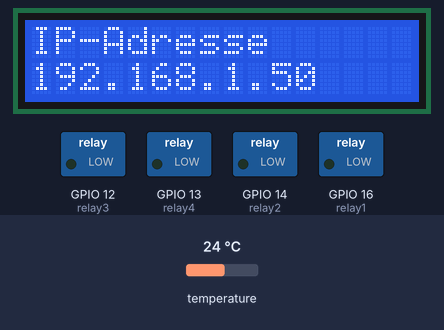
A sketch run on a simulated ESP8266 (NodeMCU). Shown: 16×2 character LCD, switched loads named in the sketch (green lamp = pin HIGH). Wiring (inferred from the names in the program): DS3231 clock at I2C address 0x68. The inputs (shaded band) are chosen by the test bench; at power-on: temperature 24 °C. WiFi joins after 1.5 s; servers stay silent unless stated; network time is answered at once with the bench clock; the local clock reads 2024-03-15 10:24:30 at power-on unless the sketch sets it; what the sketch prints to the serial monitor is not drawn.

Above: at 7.7 s.
At 13.8 s:
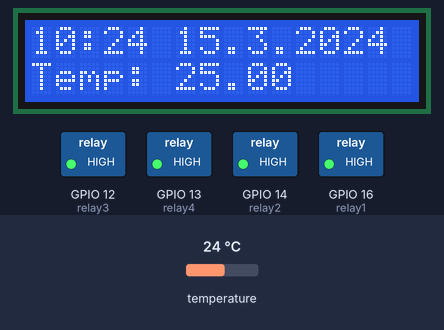
13.9 s: temperature set to 22.5 °C
At 20.4 s:
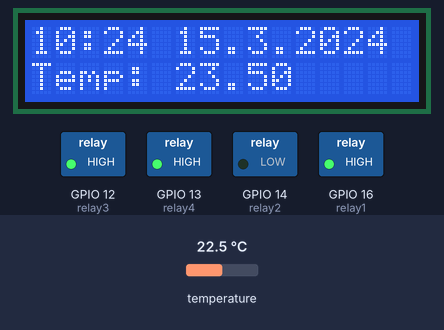
20.7 s: temperature set to 12 °C
At 25.5 s:
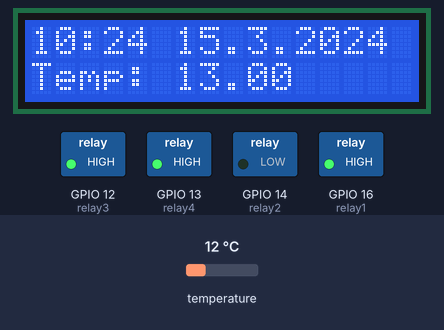
32.4 s: temperature set to 19 °C
At 37.8 s:
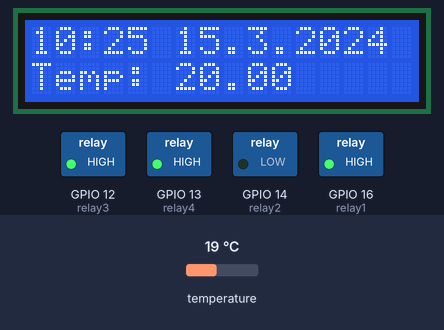
Timing chart, 0 to 39.2 s (numbered marks = the images above; inputs shaded):
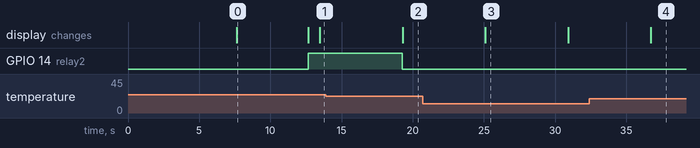

Measured:
- the behaviour switches between 23 and 22.9 °C on temperature (found by bisection; images 1 and 2)
- after the input at 13.9 s, GPIO 14 (relay2): HIGH → LOW after 5.4 s; the display: changes after 5.4 s (image 2)
- after the input at 20.7 s, the display: changes after 4.4 s (image 3)
- after the input at 32.4 s, the display: changes after 4.3 s (image 4)
- what the display in image 0 shows lasts 5.1 s, from 7.6 s to 12.7 s
- what the display in image 3 shows lasts 5.8 s, from 25.1 s to 30.9 s

The sketch:

NodeAQ.ino
```cpp
/*----------NodeAQ-Aquarium-Controller
 *Programmiert durch Pascal
 *Link zu Github https://github.com/puchtuning/NodeAQ-Controller
 *Für den Privaten Gebrauch frei Nutzbar!
 *Programmiert für NodeMCU V1.0/ESP8266MOD
 *--Chanchelog

  - V1-0 -Freigabe
  - V1-3 - Integration MySQL API
  - V1-3-1 - Bug fixes
  - V1-4 - RTC Sync mit NTP
  - V1-6 - MQTT Support, Anpassung Webinterface

*/

//-Einstellungen für Aquarien (Bitte Anpassen)
// W-Lan Konfiguration
const char* ssid = "SSID";
const char* password = "PASSWD";

// AQ-Controller Werte
String aq_1_main_light_on = "12:00";
String aq_1_main_light_off = "21:00";
String aq_1_main_co2_on = "10:30";
String aq_1_main_co2_off = "21:00";
String aq_1_temp = "24";

// Webinterface
String AQNAME = "NODEAQ";

// MYSQL API Infos
String USE_API = "FALSE"; //TRUE -> nutzt die API Funktion / FALSE -> nutzt die API Funktion nicht
String Controller_ID = "NODEAQ";
int api_call_freq = 180;  //Default Value = 180 -> 15 Minuten

// MQTT Client Infos
String USE_MQTT = "FALSE"; //TRUE -> nutzt die MQTT Funktion / FALSE -> nutzt die MQTT Funktion nicht
int mqtt_call_freq = 12;  //Default Value = 12 -> 1 Minute

const char broker[] = "MQTTBrokerAdresse";
int        port     = 1883;
const char topic[]  = "TOPIC";

const long interval = 1000;
unsigned long previousMillis = 0;


//----------Start des Programms
// Definition der Pins für die Relays
int relay1 = 16; // D0 - Licht Aquarium 1
int relay2 = 14; // D5 - Heizung Aquarium 1
int relay3 = 12; // D6 - CO2 Aquarium 1
int relay4 = 13; // D7 - Frei
// Temperatursensoren DS18B20 werden an Pin D4 angeschlossen


int setRTC = 0;


// Definiert die zu importierenden Libarys
#include <ESP8266WiFi.h>
#include <ESP8266HTTPClient.h>
#include <WiFiUdp.h>
#include <NTPClient.h>
#include <time.h>
#include <DallasTemperature.h>
#include <OneWire.h>
#include <Wire.h>
#include <LiquidCrystal_I2C.h>
#include <ArduinoMqttClient.h>
#include <ArduinoJson.h>


#define DS3231_I2C_ADDRESS 0x68 //Adresse des RTC Boards


// Inizialisieren des OneWireBus
#define ONE_WIRE_BUS 2 //Definiert den D4 Pin als OneWire Bus
OneWire oneWire(ONE_WIRE_BUS);
DallasTemperature sensors(&oneWire); // èbergibt die OneWire Referenz zur Dallas Libary

// Inizialisieren des NTP Clients
WiFiUDP ntpUDP;
NTPClient timeClient(ntpUDP, "0.ch.pool.ntp.org", 3600, 60000); //Einstellungen für die Zeitabfrage

//initialisiert das LCD Display
LiquidCrystal_I2C lcd(0x27, 2, 1, 0, 4, 5, 6, 7, 3, POSITIVE);


// Inizialisieren des Web-Servers
WiFiServer server(80); // Netzwerkport des Wevservers
WiFiClient client;


// Inizalisiert den MQTT Client
MqttClient mqttClient(client);


// Allgemeine Variabeln
String aq_light1_status = "";
String aq_heater1_status = "";
String aq_co21_status = "";
String aq_sen1_temp = "";
String aq_rtc_status = "";

String loctime = "";
String locdate = "";
String timestamp = "";

int loopcounter1 = api_call_freq;
int loopcounter2 = mqtt_call_freq;

void setup() {

  lcd.begin(16,2); //Initalisiert das Display 16x2 Pixel
  DisplayFunction("Welcome to ", 0, "NodeAQ", 0);
  delay(5000);

  Serial.begin(115200); // Startet die Serielle Ausgabe mit der Baudrate 115200

  Network(); // Startet die WiFi Verbindung und Web-Server

  Wire.begin(); //Startet den I2C Bus
  sensors.begin(); // Startet das Auslesen der Temp Sensoren


  DisplayFunction("IP-Adresse", 0, WiFi.localIP().toString(), 0);

  if(USE_MQTT == "TRUE"){
      ConnectMQTT(); //Verbindet den MQTT Client
  }

  timeClient.begin(); // Startet den NTP Client
  timeClient.setTimeOffset(3600); // Zeit Offset auf GMT+2
  setRTCfromNPT(); // Synchronisiert die RTC Zeit mit der NTP Zeit

  delay(5000);
  lcd.clear();

  // Definition der Ausgangspins
  pinMode(relay1, OUTPUT);
  pinMode(relay2, OUTPUT);
  pinMode(relay3, OUTPUT);
  pinMode(relay4, OUTPUT);


  // Schaltet die Relays Aus
  digitalWrite(relay1, HIGH);
  digitalWrite(relay2, HIGH);
  digitalWrite(relay3, HIGH);
  digitalWrite(relay4, HIGH);


}

void loop() {


  // Aqtualisiert die Zeit
  SyncTime();
  if(loctime == "00:00" && setRTC == 0){
    setRTCfromNPT();
    aq_rtc_status = "RTC in sync with NTP";
    setRTC = setRTC +1;
  }
  else if(loctime == "00:00" && setRTC == 1){
    aq_rtc_status = "RTC already synced";
  }
  else{
    aq_rtc_status = "Next sync at midnight";
    setRTC = 0;
  }


  // Aqtualisiert die Temperatur
  sensors.requestTemperatures();                // Startet die Temperatur Abfrage
  String aq_sen1_temp = String(sensors.getTempCByIndex(0)+1); // Liest die Temperatur vom ersten Sensor aus
  float aq_sen1_temp_float = sensors.getTempCByIndex(0)+1;


  // AQ_Mainlight Steuerung
  if(aq_1_main_light_on < loctime && aq_1_main_light_off > loctime){
    aq_light1_status = "An";
    digitalWrite(relay1, LOW);
  }
  else{
    aq_light1_status = "Aus";
    digitalWrite(relay1, HIGH);
  }


  // CO2 Steuerung
  if(aq_1_main_co2_on < loctime && aq_1_main_co2_off > loctime){
    aq_co21_status = "An";
    digitalWrite(relay3, LOW);
  }
  else{
    aq_co21_status = "Aus";
    digitalWrite(relay3, HIGH);
  }


  // AQ_Temp Steuerung
  if(aq_1_temp > aq_sen1_temp && aq_sen1_temp > "1"){
    aq_heater1_status = "An";
    digitalWrite(relay2, LOW);
  }
  else if(aq_sen1_temp < "0"){
    aq_heater1_status = "Sensor Error!";
    digitalWrite(relay2, HIGH);
  }
  else{
    aq_heater1_status = "Aus";
    digitalWrite(relay2, HIGH);
  }


  //Serial Print Out
  Serial.println("-------------------");
  Serial.println("---AQ-Controller---");
  Serial.println(timestamp);
  SerialPrint("Temperatur: ",aq_sen1_temp);
  SerialPrint("Beleuchtung: ",aq_light1_status);
  SerialPrint("Heizung: ",aq_heater1_status);
  SerialPrint("CO2 Zufuhr: ",aq_co21_status);
  SerialPrint("RTC Status: ",  aq_rtc_status);


  //Informationsübergabe an den Web-Server
  HTML(aq_sen1_temp, aq_light1_status,aq_heater1_status,aq_co21_status,AQNAME); // Verlinkung auf HTML Tab und Void Function

  //Informationsübergabe an das LCD Display
  DisplayFunction("" + timestamp, 0, "Temp: " + aq_sen1_temp, 0);

  //Informationsübergabe an den MYSQL API
  if(USE_API == "TRUE"){
    if(api_call_freq == loopcounter1){
      mysql_api(Controller_ID,loctime,locdate,aq_sen1_temp, aq_light1_status,aq_heater1_status,aq_co21_status); // Verlinkung auf HTML Tab und Void Function
      loopcounter1 = 0;
    }
    loopcounter1 = loopcounter1 + 1;
    SerialPrint("API Loop: ",String(loopcounter1));
  }

  //Informationsübergabe an den MQTTClient
  if(USE_MQTT == "TRUE"){
    if(mqtt_call_freq == loopcounter2){
      SendMQTT(aq_sen1_temp_float, aq_light1_status,aq_heater1_status,aq_co21_status); // Verlinkung auf HTML Tab und Void Function
      loopcounter2 = 0;
    }
    loopcounter2 = loopcounter2 + 1;
    SerialPrint("MQTT Loop: ",String(loopcounter2));
  }
  Serial.println("-------------------");
  Serial.println("");
  Serial.println("");
  Serial.println("");
  Serial.println("");


  delay(5000); //Allgemeines Delay damit der NodeMCU nicht durchdreht ;)

}
```

Funktionen.ino
```cpp
void Network(){

  // Connect to WiFi network
  Serial.print("Connecting to ");
  Serial.println(ssid);

  WiFi.begin(ssid, password);

  while (WiFi.status() != WL_CONNECTED) {
    delay(500);
    Serial.print(".");
  }
  Serial.println("");
  Serial.println("WiFi connected");

  // Start the server
  server.begin();
  Serial.println("Server started");

  // Print the IP address
  Serial.print("Server IP Adress: ");
  Serial.print(WiFi.localIP());

  String ipaddress = WiFi.localIP().toString();


  delay(1000);

}

void SerialPrint(String text1, String text2){

  Serial.print(text1);
  Serial.println(text2);

}

//Funktion zur Displayanzeige
int DisplayFunction(String text, int point, String text1, int point1){
  lcd.clear();
  lcd.setCursor ( point, 0);
  lcd.print(text);
  lcd.setCursor ( point1, 1);
  lcd.print(text1);

}
```

HTML.ino
```cpp
void HTML(String aq_sen1_temp,String aq_light1_status,String aq_heater1_status,String aq_co21_status,String AQNAME){

  // Check if a client has connected
  WiFiClient client = server.available();
  if (!client) {
    return;
  }

  // Wait until the client sends some data
  Serial.println("new client");


  // Read the first line of the request
  String request = client.readStringUntil('\r');

  Serial.println(request.substring(6,27));
  client.flush();


  // Return the response
  client.println("HTTP/1.1 200 OK");
  client.println("Content-Type: text/html");
  client.println(""); //  do not forget this one
  client.println("<!DOCTYPE HTML>");
  client.println("<html>");
  client.println("<head>");
  client.println("<title>NodeAQ</title>");
  client.println("<meta charset=\"UTF-8\">");
  client.println("<meta content=\"text/html; charset=utf-8\" http-equiv=\"content-type\" />");
  //client.println("<meta http-equiv=\"refresh\" content=\"60\" />");


  client.println("<style>");
  client.println("body {background-color: rgb(201, 201, 201); margin-top: 0%; margin-left: 0%; margin-right: 0%; padding-top: 0%; padding-left: 0%;}");
  client.println("div.header {background-color: rgb(100, 100, 100); width: 100%; height: 10%; display: table; position: relative; top: 0; margin: 0 auto; text-align: left; padding: 2%;}");
  client.println("div.main {background-color: rgb(201, 201, 201); width: 100%; height: auto; display: table; margin: 0 auto; padding-bottom: 3%;}");
  client.println("div.aquarium {background-color: rgb(104, 113, 236); width: 20%; height: 20; margin-top: 3%; margin-left: 3%; padding: 2%; float: left; text-align: center;}");
  client.println("h1 {color: white; font-family: 'Roboto', sans-serif; margin: 0%;} ");
  client.println("h2 {color: white; font-family: 'Roboto', sans-serif; margin: 0%;} ");
  client.println("h3 {color: white; font-family: 'Roboto', sans-serif; margin: 0%;} ");
  client.println("p {color: white; font-size: 16px;}");
  client.println(".button {background-color: #4CAF50; border: none; color: white; padding: 15px 32px; text-align: center; text-decoration: none; display: inline-block; font-size: 16px;}");
  client.println("</style>");


  client.println("</head>");
  client.println("<body>");
    client.println("<div class=\"header\">");
      client.println("<h1>" + AQNAME + " - Web Interface</h1>");
    client.println("</div>");

    client.println("<div class=\"main\">");
      client.println("<div class=\"aquarium\">");
        client.println("<h2>Temperatur</h2>");
        client.print("<h3>");
        client.print(aq_sen1_temp);
        client.print(" °C</h3>");
        client.print("<h3> Heizung: ");
        client.print(aq_heater1_status);
        client.print("</h3>");
      client.println("</div>");

      client.println("<div class=\"aquarium\">");
        client.println("<h2>Licht</h2>");
        client.print("<h3>");
        client.print(aq_light1_status);
        client.print("</h3>");
      client.println("</div>");

      client.println("<div class=\"aquarium\">");
        client.println("<h2>CO2 Anlage</h2>");
        client.print("<h3>");
        client.print(aq_co21_status);
        client.print("</h3>");
      client.println("</div>");

      client.println("<div class=\"aquarium\">");
        client.println("<h2>Letzter Zugriff</h2>");
        client.print("<h3>");
        client.print(timestamp);
        client.print("</h3>");
      client.println("</div>");
    client.println("</div>");


  client.println("</html>");

  delay(10);

}
```

MQTT.ino
```cpp
void ConnectMQTT(){
  Serial.print("Attempting to connect to the MQTT broker: ");
  Serial.println(broker);

  if (!mqttClient.connect(broker, port)) {
    Serial.print("MQTT connection failed! Error code = ");
    Serial.println(mqttClient.connectError());

    while (1);
  }

  Serial.println("You're connected to the MQTT broker!");
  Serial.println();

}

void SendMQTT(float aq_sen1_temp,String aq_light1_status,String aq_heater1_status,String aq_co21_status){
    // call poll() regularly to allow the library to send MQTT keep alives which
  // avoids being disconnected by the broker
  mqttClient.poll();

  // avoid having delays in loop, we'll use the strategy from BlinkWithoutDelay
  // see: File -> Examples -> 02.Digital -> BlinkWithoutDelay for more info
  unsigned long currentMillis = millis();

  if (currentMillis - previousMillis >= interval) {
    // save the last time a message was sent
    previousMillis = currentMillis;


    String aq_mainlight_status = "An";


    const size_t capacity = JSON_OBJECT_SIZE(7);
    DynamicJsonDocument doc(capacity);

    doc["aqmainlight_status"] = aq_light1_status;
    doc["aqheater_status"] = aq_heater1_status;
    doc["aqco2_status"] = aq_co21_status;
    doc["timestamp"] = timestamp;
    doc["temp"] = aq_sen1_temp;


    Serial.print("Sending message to topic: ");
    Serial.println(topic);

    serializeJsonPretty(doc, Serial);

    String MQTTMSG = doc.as<String>();


    // send message, the Print interface can be used to set the message contents
    mqttClient.beginMessage(topic);
    mqttClient.print(MQTTMSG);
    mqttClient.endMessage();

    Serial.println();

  }
}
```

PHP_API.ino
```cpp
void mysql_api(String Controller_ID,String loctime,String locdate,String aq_sen1_temp,String aq_light1_status,String aq_heater1_status,String aq_co21_status){

    HTTPClient http;

    //String mysql_api_url = "http://192.168.0.103/_api/mysql-api.php?controller_id=NM01&time=23:40&date=29.09.2019&aq_temp=25&aq_mainlight=On&aq_heater=On";
    String mysql_api_url = "http://192.168.0.103/_api/mysql-api.php?controller_id=" + Controller_ID + "&timestamp=" + loctime + "%20" + locdate + "&aq_temp=" + aq_sen1_temp + "&aq_mainlight=" + aq_light1_status + "&aq_heater=" + aq_heater1_status + "&aq_co2_dosing=" + aq_co21_status;

    http.begin(mysql_api_url); //HTTP
    // start connection and send HTTP header
    int httpCode = http.GET();
    // httpCode will be negative on error
    if (httpCode > 0) {
      // API wurde angesprochen
      Serial.println("MYSQL API erreicht");


    } else {
      Serial.println("MYSQL API nicht erreichbar");
    }

    http.end();

}
```

RTC.ino
```cpp
// Convert normal decimal numbers to binary coded decimal
byte decToBcd(byte val){
  return( (val/10*16) + (val%10) );
}

// Convert binary coded decimal to normal decimal numbers
byte bcdToDec(byte val){
  return( (val/16*10) + (val%16) );
}


void setDS3231time(byte second, byte minute, byte hour, byte dayOfWeek, byte
dayOfMonth, byte month, byte year){
  // sets time and date data to DS3231
  Wire.beginTransmission(DS3231_I2C_ADDRESS);
  Wire.write(0); // set next input to start at the seconds register
  Wire.write(decToBcd(second)); // set seconds
  Wire.write(decToBcd(minute)); // set minutes
  Wire.write(decToBcd(hour)); // set hours
  Wire.write(decToBcd(dayOfWeek)); // set day of week (1=Sunday, 7=Saturday)
  Wire.write(decToBcd(dayOfMonth)); // set date (1 to 31)
  Wire.write(decToBcd(month)); // set month
  Wire.write(decToBcd(year)); // set year (0 to 99)
  Wire.endTransmission();
}

void readDS3231time(byte *second, byte *minute, byte *hour, byte *dayOfWeek, byte *dayOfMonth, byte *month, byte *year){
  Wire.beginTransmission(DS3231_I2C_ADDRESS);
  Wire.write(0); // set DS3231 register pointer to 00h
  Wire.endTransmission();
  Wire.requestFrom(DS3231_I2C_ADDRESS, 7);
  // request seven bytes of data from DS3231 starting from register 00h
  *second = bcdToDec(Wire.read() & 0x7f);
  *minute = bcdToDec(Wire.read());
  *hour = bcdToDec(Wire.read() & 0x3f);
  *dayOfWeek = bcdToDec(Wire.read());
  *dayOfMonth = bcdToDec(Wire.read());
  *month = bcdToDec(Wire.read());
  *year = bcdToDec(Wire.read());
}


void setRTCfromNPT(){

    timeClient.update();


    time_t rawtime = timeClient.getEpochTime();
    struct tm * ti;
    ti = localtime (&rawtime);

    uint16_t year = ti->tm_year + 1900;
    String yearStr = String(year);

    uint8_t month = ti->tm_mon + 1;
    String monthStr = month < 10 ? "0" + String(month) : String(month);

    uint8_t day = ti->tm_mday;
    String dayStr = day < 10 ? "0" + String(day) : String(day);

    uint8_t hours = ti->tm_hour;
    String hoursStr = hours < 10 ? "0" + String(hours) : String(hours);

    uint8_t minutes = ti->tm_min;
    String minuteStr = minutes < 10 ? "0" + String(minutes) : String(minutes);

    uint8_t seconds = ti->tm_sec;
    String secondStr = seconds < 10 ? "0" + String(seconds) : String(seconds);

    //Synchronisiert die RTC Zeit mit der NTP Zeit
    setDS3231time(secondStr.toInt(),minuteStr.toInt(),hoursStr.toInt(),01,dayStr.toInt(),monthStr.toInt(),yearStr.substring(2,4).toInt());


}


void SyncTime() {

  byte second, minute, hour, dayOfWeek, dayOfMonth, month, year;
  // retrieve data from DS3231
  readDS3231time(&second, &minute, &hour, &dayOfWeek, &dayOfMonth, &month,
  &year);


   String yearStr = String(year, DEC);
   String monthStr = String(month, DEC);
   String dayStr = String(dayOfMonth, DEC);
   String hoursStr = String(hour, DEC);
   String minuteStr = String(minute, DEC);
   String secondStr = String(second, DEC);

   if (hour < 10){
    hoursStr = "0" + hoursStr;
   }
   if (minute < 10){
    minuteStr = "0" + minuteStr;
   }


   timestamp = hoursStr + ":" + minuteStr + " " + dayStr + "." + monthStr + ".20" + yearStr;
   locdate = dayStr + "." + monthStr + ".20" + yearStr;
   loctime = hoursStr + ":" + minuteStr;

}
```
